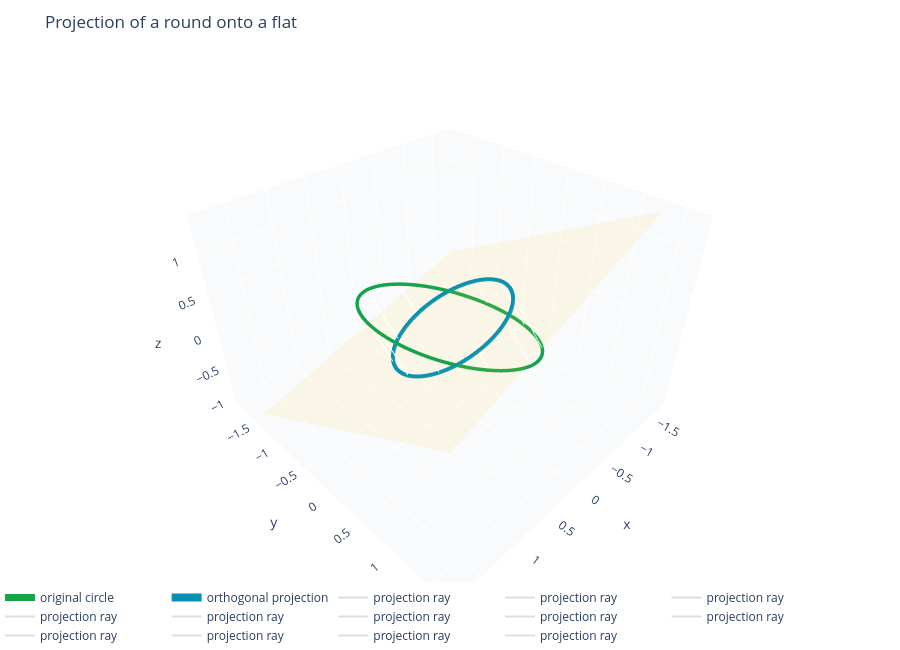

Notebook cell for this chart:
### Markdown cell above
## Applied Lab: Projection Onto A Plane

The chapter emphasizes that projection in the conformal model applies to geometric elements, not just isolated coordinates. For a flat target such as a plane, the coordinate shadow is the familiar orthogonal projection: subtract the signed distance along the plane normal. For a round such as a circle, we can project sampled points to see the curve drawn on the plane, then verify that every projected sample is incident with the target plane.

This lab also makes a useful warning visible. The projected sample curve is not a new arbitrary circle object just because the original was a circle. A projection can change the apparent radius and shape in the drawing plane. The conformal operation is still well defined, but interpreting the result requires attention to the carrier and surround of the original element.

### Code cell
projection_plane = Plane3D.from_point_normal([0.15, -0.25, 0.05], [0.25, -0.55, 1.0])
projection_circle = Circle3D.through_three_points(
    [1.0, -0.45, 0.55],
    [0.05, 1.05, 0.15],
    [-0.85, -0.20, -0.15],
)
projection_samples = projection_circle.sample(220)
projected_samples = project_points_to_plane(projection_samples, projection_plane)
projection_residual = float(np.max(np.abs(projection_plane.signed_distance(projected_samples))))

fig_projection = go.Figure()
fig_projection.add_trace(plane_surface_trace(projection_plane, "projection plane", size=1.8))
fig_projection.add_trace(circle_trace(projection_circle, "original circle", COLORS["green"], width=7))
fig_projection.add_trace(curve_trace(projected_samples, "orthogonal projection", COLORS["cyan"], width=8))
for idx in np.linspace(0, len(projection_samples) - 1, 12, dtype=int):
    fig_projection.add_trace(curve_trace(np.array([projection_samples[idx], projected_samples[idx]]), "projection ray", COLORS["light_gray"], width=2))
finish_figure(fig_projection, "Projection of a round onto a flat", height=650)

projection_path = save_plotly_html(fig_projection, "chapter-15", "plots", "projection-to-plane.html", root=ARTIFACT_ROOT)
artifact_paths.append(projection_path)
assert projection_residual < 1e-9
print(f"projected samples plane residual: {projection_residual:.2e}")
print("artifact:", projection_path.relative_to(PROJECT_ROOT))
fig_projection

### Figure 1 — Plotly figure (JSON) as saved in the notebook; plotly's stock layout.template omitted (floating-point values rounded to 4 significant figures; data arrays with more than 128 entries replaced by an {"elided": "..."} marker saying what was removed)
{"data": [{"colorscale": [[0.0, "rgba(250, 204, 21, 0.28)"], [1.0, "rgba(250, 204, 21, 0.28)"]], "name": "projection plane", "opacity": 0.34, "showscale": false, "surfacecolor": {"elided": "18x18 float values"}, "type": "surface", "x": {"elided": "18x18 float values"}, "y": {"elided": "18x18 float values"}, "z": {"elided": "18x18 float values"}}, {"line": {"color": "#16a34a", "width": 7}, "mode": "lines", "name": "original circle", "type": "scatter3d", "x": {"elided": "180 float values"}, "y": {"elided": "180 float values"}, "z": {"elided": "180 float values"}}, {"line": {"color": "#0891b2", "width": 8}, "mode": "lines", "name": "orthogonal projection", "type": "scatter3d", "x": {"elided": "220 float values"}, "y": {"elided": "220 float values"}, "z": {"elided": "220 float values"}}, {"line": {"color": "rgba(148, 163, 184, 0.35)", "width": 2}, "mode": "lines", "name": "projection ray", "type": "scatter3d", "x": [1.101, 0.9879], "y": [0.01413, 0.2625], "z": [0.574, 0.1224]}, {"line": {"color": "rgba(148, 163, 184, 0.35)", "width": 2}, "mode": "lines", "name": "projection ray", "type": "scatter3d", "x": [0.9582, 0.9193], "y": [0.557, 0.6427], "z": [0.5046, 0.3487]}, {"line": {"color": "rgba(148, 163, 184, 0.35)", "width": 2}, "mode": "lines", "name": "projection ray", "type": "scatter3d", "x": [0.5466, 0.5967], "y": [0.9526, 0.8424], "z": [0.3388, 0.5391]}, {"line": {"color": "rgba(148, 163, 184, 0.35)", "width": 2}, "mode": "lines", "name": "projection ray", "type": "scatter3d", "x": [-0.002586, 0.12], "y": [1.044, 0.7743], "z": [0.1305, 0.6209]}, {"line": {"color": "rgba(148, 163, 184, 0.35)", "width": 2}, "mode": "lines", "name": "projection ray", "type": "scatter3d", "x": [-0.5135, -0.3581], "y": [0.8022, 0.4604], "z": [-0.05363, 0.5678]}, {"line": {"color": "rgba(148, 163, 184, 0.35)", "width": 2}, "mode": "lines", "name": "projection ray", "type": "scatter3d", "x": [-0.8224, -0.6845], "y": [0.3044, 0.001158], "z": [-0.1546, 0.3968]}, {"line": {"color": "rgba(148, 163, 184, 0.35)", "width": 2}, "mode": "lines", "name": "projection ray", "type": "scatter3d", "x": [-0.8304, -0.7547], "y": [-0.2899, -0.4563], "z": [-0.14, 0.1627]}, {"line": {"color": "rgba(148, 163, 184, 0.35)", "width": 2}, "mode": "lines", "name": "projection ray", "type": "scatter3d", "x": [-0.5349, -0.5461], "y": [-0.7902, -0.7655], "z": [-0.01458, -0.0595]}, {"line": {"color": "rgba(148, 163, 184, 0.35)", "width": 2}, "mode": "lines", "name": "projection ray", "type": "scatter3d", "x": [-0.03055, -0.1256], "y": [-1.036, -0.8273], "z": [0.1815, -0.1986]}, {"line": {"color": "rgba(148, 163, 184, 0.35)", "width": 2}, "mode": "lines", "name": "projection ray", "type": "scatter3d", "x": [0.5211, 0.3722], "y": [-0.9496, -0.622], "z": [0.3855, -0.2101]}, {"line": {"color": "rgba(148, 163, 184, 0.35)", "width": 2}, "mode": "lines", "name": "projection ray", "type": "scatter3d", "x": [0.9433, 0.7877], "y": [-0.5575, -0.2153], "z": [0.5319, -0.09034]}, {"line": {"color": "rgba(148, 163, 184, 0.35)", "width": 2}, "mode": "lines", "name": "projection ray", "type": "scatter3d", "x": [1.101, 0.9879], "y": [0.01413, 0.2625], "z": [0.574, 0.1224]}], "layout": {"height": 650, "legend": {"orientation": "h", "y": 0.0}, "margin": {"b": 0, "l": 0, "r": 0, "t": 56}, "scene": {"aspectmode": "data", "xaxis": {"backgroundcolor": "rgb(248,250,252)", "gridcolor": "white", "title": {"text": "x"}}, "yaxis": {"backgroundcolor": "rgb(248,250,252)", "gridcolor": "white", "title": {"text": "y"}}, "zaxis": {"backgroundcolor": "rgb(248,250,252)", "gridcolor": "white", "title": {"text": "z"}}}, "title": {"text": "Projection of a round onto a flat"}}}
